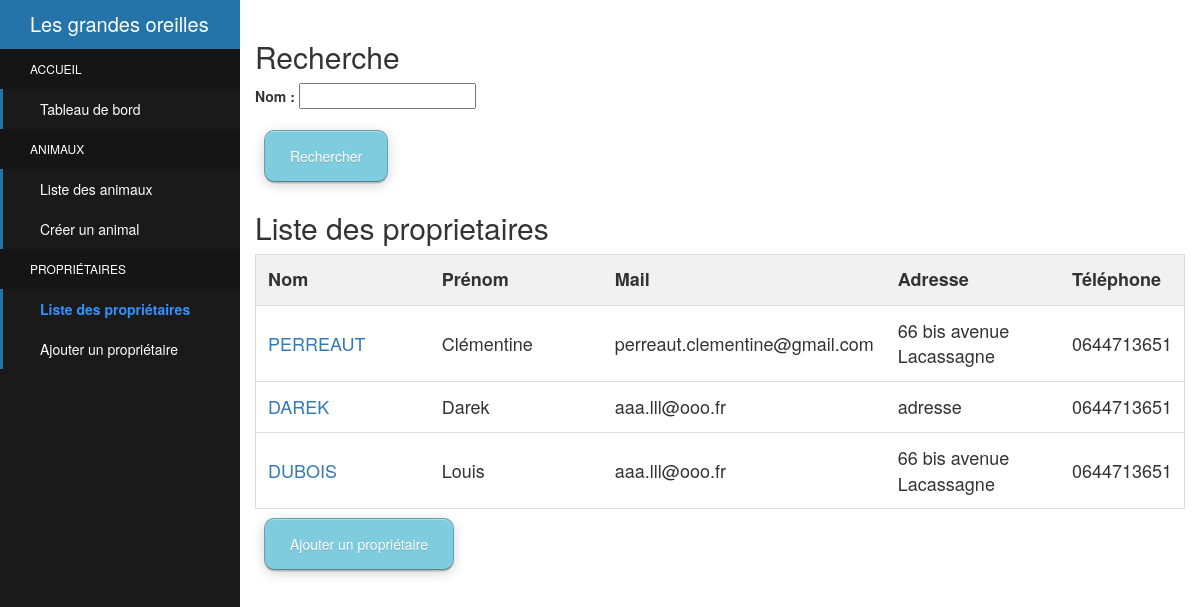
Page /applicationTest/proprietaires/ (signed in) on the committed database.
### applicationTest/models.py (models this page shows, shortened)
class Proprietaire(models.Model):
    nom = models.CharField(max_length=100, null=True)
    prenom = models.CharField(max_length=100, null=True)
    mail = models.CharField(max_length=200, verbose_name = "Adresse mail", null=True)
    adresse = models.CharField(max_length=500, null=True)
    telephone = models.CharField(max_length=15, verbose_name = "Numéro de téléphone", null=True)

### applicationTest/views.py (the view)
@login_required
def search_proprietaire(request):
    selected = "proprietaires"
    proprietaires = Proprietaire.objects.all()
    if request.method == 'POST':
        form = ProprietaireSearchForm(request.POST)
        if form.is_valid():
            nom_form = form.cleaned_data['nom']
            if(nom_form != None):
                proprietaires = proprietaires.filter(nom__icontains = nom_form)
    else:
        form = ProprietaireSearchForm()
    return render(request, 'applicationTest/proprietaire_list.html', locals())

### applicationTest/forms.py
class ProprietaireSearchForm(forms.Form):
    nom = forms.CharField(max_length=100, required=False)

### templates/applicationTest/proprietaire_list.html
{% extends "applicationTest/base.html" %}
{% block content %}
<h2>Recherche</h2>
<form action = "{% url "proprietaires" %}" method="post">{%csrf_token %}
    {{ form.as_p }}
    <input class="btn-search cyan rounded" type="submit" value="Rechercher" />
</form>
<h2>Liste des proprietaires</h2>
<table id="myTable">
  <tr class="header">
    <th style="width:20%;">Nom</th>
    <th style="width:20%;">Prénom</th>
	<th style="width:20%;">Mail</th>
	<th style="width:20%;">Adresse</th>
	<th style="width:10%;">Téléphone</th>
  </tr>
  {% for proprietaire in proprietaires %}
  <tr>
    <td><a href = "{% url 'detail_proprietaire' proprietaire.id %}">{{proprietaire.nom}}</a></td>
	<td>{{proprietaire.prenom}}</td>
	<td>{{proprietaire.mail}}</td>
	<td>{{proprietaire.adresse}}</td>
    <td>{{proprietaire.telephone}}</td>
  </tr>
  {% endfor %}
</table>
<a class="btn-search cyan rounded" href= "{% url 'creer_proprietaire' %}">Ajouter un propriétaire</a>
{% endblock %}

### applicationTest/static/css/base.css (style rules this page uses)
* { box-sizing: border-box; }
#myTable { border-collapse: collapse; width: 100%; border: 1px solid #ddd; font-size: 18px; }
#myTable th, #myTable td { text-align: left; padding: 12px; }
#myTable tr { border-bottom: 1px solid #ddd; }
#myTable tr.header, #myTable tr:hover { background-color: #f1f1f1; }
.btn-search { color: white; padding: 15px 25px; display: inline-block; border: 1px solid rgba(0,0,0,0.21); border-bottom-color: rgba(0,0,0,0.34); text-shadow:0 1px 0 rgba(0,0,0,0.15); box-shadow: 0 1px 0 rgba(255,255,255,0.34) inset, 0 2px 0 -1px rgba(0,0,0,0.13), 0 3px 0 -1px rgba(0,0,0,0.08), 0 3px 13px -1px rgba(0,0,0,0.21); }
.btn-search { margin: 9px; }
.btn-search.cyan { background-color: #7fccde; }
.rounded { border-radius: 10px; }

### rows in the picture
Proprietaire: nom "PERREAUT", prenom "Clémentine", mail "perreaut.clementine@gmail.com", adresse "66 bis avenue Lacassagne", telephone "0644713651"
Proprietaire: nom "DAREK", prenom "Darek", mail "aaa.lll@ooo.fr", adresse "adresse", telephone "0644713651"
Proprietaire: nom "DUBOIS", prenom "Louis", mail "aaa.lll@ooo.fr", adresse "66 bis avenue Lacassagne", telephone "0644713651"
